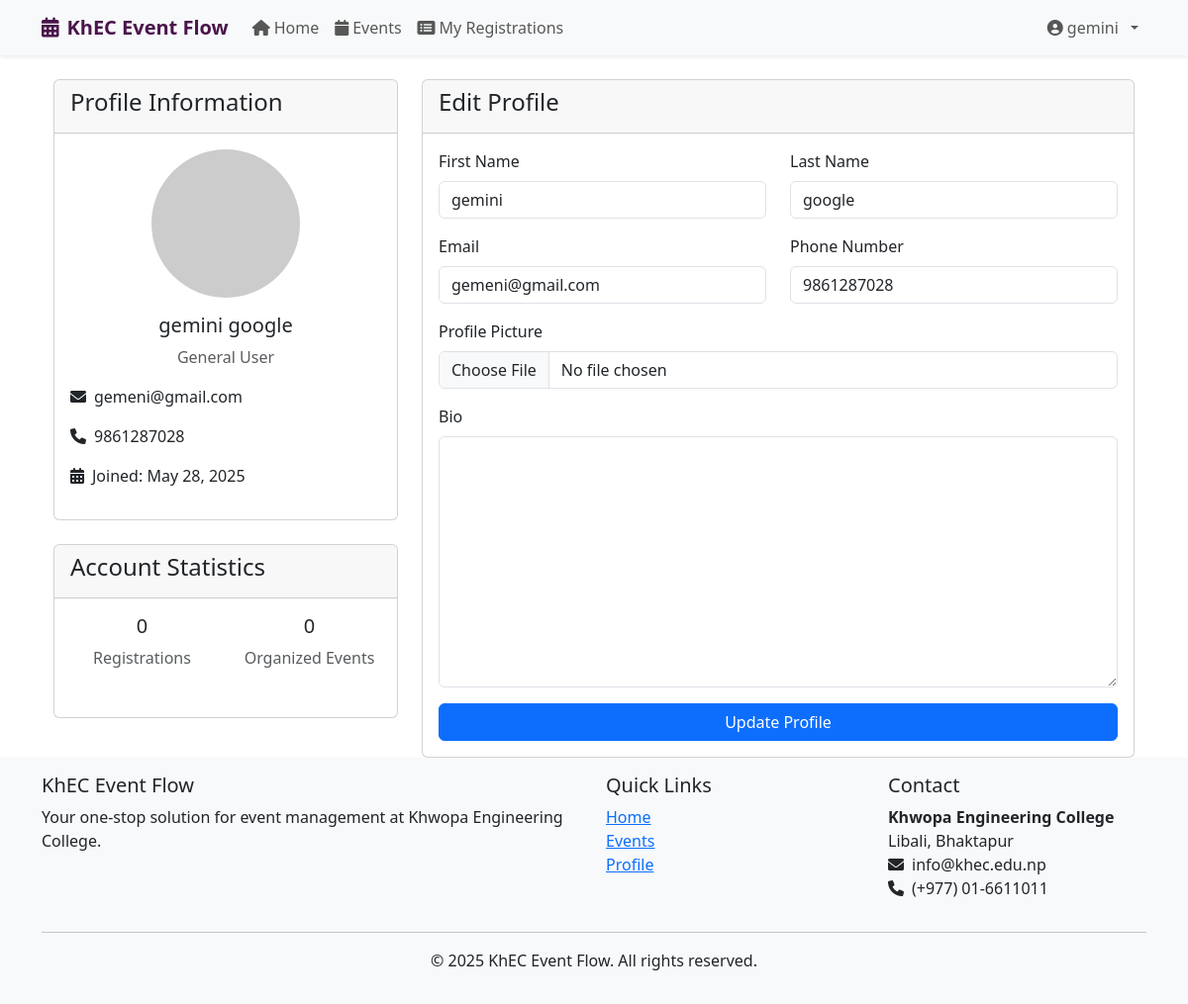
The page /users/profile/ (signed in) on the database its author committed.
### users/models.py (models this page shows, shortened)
class CustomUser(AbstractUser):
    USER_TYPE_CHOICES = (
        ('general', 'General User'),
        ('organizer', 'Organizer'),
        ('admin', 'Admin'),
    )
    user_type = models.CharField(max_length=10, choices=USER_TYPE_CHOICES, default='general')
    bio = models.TextField(blank=True, null=True)
    profile_picture = models.ImageField(upload_to='profile_pics', blank=True, null=True)
    phone_number = models.CharField(max_length=15, blank=True, null=True)
    groups = models.ManyToManyField(
        Group,
        verbose_name='groups',
        blank=True,
        help_text='The groups this user belongs to.',
        related_name="customuser_groups",  # Unique related_name
        related_query_name="customuser",
    )
    user_permissions = models.ManyToManyField(
        Permission,
        verbose_name='user permissions',
        blank=True,
        help_text='Specific permissions for this user.',
        related_name="customuser_permissions",  # Unique related_name
        related_query_name="customuser",
    )
    def is_organizer(self):
        return self.user_type == 'organizer'
    def is_admin_user(self):
        return self.user_type == 'admin' or self.is_superuser

### users/views.py (the view)
# urls.py: path('profile/', views.profile, name='profile'),
@login_required
def profile(request):
    if request.method == 'POST':
        form = UserUpdateForm(request.POST, request.FILES, instance=request.user)
        if form.is_valid():
            form.save()
            messages.success(request, 'Your profile has been updated successfully!')
            return redirect('profile')
        else:
            messages.error(request, 'Please correct the errors below.')
    else:
        form = UserUpdateForm(instance=request.user)
    user_stats = {
        'total_events_organized': request.user.organized_events.count(),
        'total_registrations': request.user.event_registrations.count(),
        'approved_events': request.user.organized_events.filter(status='approved').count(),
        'pending_events': request.user.organized_events.filter(status='pending').count(),
    }
    context = {
        'form': form,
        'user_stats': user_stats,
    }
    return render(request, 'users/profile.html', context)

### users/forms.py (shortened to what this page needs)
class UserUpdateForm(forms.ModelForm):
    email = forms.EmailField(required=True)
    class Meta:
        model = CustomUser
        fields = ['username', 'email', 'first_name', 'last_name', 'bio', 'profile_picture', 'phone_number']
    def __init__(self, *args, **kwargs):
        super().__init__(*args, **kwargs)
        for field_name, field in self.fields.items():
            field.widget.attrs['class'] = 'form-control'

### templates/users/profile.html (shortened to what this page needs)
{% extends 'base.html' %}
{% block content %}
<div class="container">
    <div class="row">
        <div class="col-md-4 mb-4">
            <div class="card">
                <div class="card-header">
                    <h4>Profile Information</h4>
                </div>
                <div class="card-body text-center">
                    {% if user.profile_picture %}
                        <img src="{{ user.profile_picture.url }}" alt="{{ user.username }}" class="rounded-circle img-fluid mb-3" style="width: 150px; height: 150px; object-fit: cover;">
                    {% else %}
                        <img src="https://via.placeholder.com/150?text={{ user.username|first|upper }}" alt="{{ user.username }}" class="rounded-circle img-fluid mb-3">
                    {% endif %}
                    <h5>{{ user.get_full_name|default:user.username }}</h5>
                    <p class="text-muted">{{ user.get_user_type_display }}</p>
                    <div class="text-start mt-3">
                        <p><i class="fas fa-envelope me-2"></i>{{ user.email }}</p>
                        <p><i class="fas fa-phone me-2"></i>{{ user.phone_number|default:"Not provided" }}</p>
                        <p><i class="fas fa-calendar-alt me-2"></i>Joined: {{ user.date_joined|date:"F j, Y" }}</p>
                    </div>
                </div>
            </div>
            <div class="card mt-4">
                <div class="card-header">
                    <h4>Account Statistics</h4>
                </div>
                <div class="card-body">
                    <div class="row text-center">
                        <div class="col-6 mb-3">
                            <h5>{{ user.event_registrations.count }}</h5>
                            <p class="text-muted">Registrations</p>
                        </div>
                        <div class="col-6 mb-3">
                            <h5>{{ user.organized_events.count }}</h5>
                            <p class="text-muted">Organized Events</p>
                        </div>
                    </div>
                </div>
            </div>
        </div>
        <div class="col-md-8">
            <div class="card">
                <div class="card-header">
                    <h4>Edit Profile</h4>
                </div>
                <div class="card-body">
                    <form method="post" enctype="multipart/form-data">
                        <div class="row">
                            <div class="col-md-6 mb-3">
                                <label for="id_first_name" class="form-label">First Name</label>
                                {{ form.first_name }}
                            </div>
                            <div class="col-md-6 mb-3">
                                <label for="id_last_name" class="form-label">Last Name</label>
                                {{ form.last_name }}
                            </div>
                        </div>
                        <div class="row">
                            <div class="col-md-6 mb-3">
                                <label for="id_email" class="form-label">Email</label>
                                {{ form.email }}
                            </div>
                            <div class="col-md-6 mb-3">
                                <label for="id_phone_number" class="form-label">Phone Number</label>
                                {{ form.phone_number }}
                            </div>
                        </div>
                        <div class="mb-3">
                            <label for="id_profile_picture" class="form-label">Profile Picture</label>
                            {{ form.profile_picture }}
                        </div>
                        <div class="mb-3">
                            <label for="id_bio" class="form-label">Bio</label>
                            {{ form.bio }}
                        </div>
                        <div class="d-grid gap-2">
                            <button type="submit" class="btn btn-primary">Update Profile</button>
                        </div>
                    </form>
                </div>
            </div>
        </div>
    </div>
</div>
{% endblock %}

### templates/base.html (shortened to what this page needs)
<!DOCTYPE html>
<html lang="en">
<head>
    <link href="https://cdn.jsdelivr.net/npm/bootstrap@5.3.0-alpha1/dist/css/bootstrap.min.css" rel="stylesheet">
    <link rel="stylesheet" href="https://cdnjs.cloudflare.com/ajax/libs/font-awesome/6.0.0/css/all.min.css">
</head>
<body>
    <nav class="navbar navbar-expand-lg navbar-light bg-light shadow-sm">
        <div class="container">
            <a class="navbar-brand" href="{% url 'home' %}">
                <i class="fas fa-calendar-alt me-2"></i>KhEC Event Flow
            </a>
            <div class="collapse navbar-collapse" id="navbarNav">
                <ul class="navbar-nav me-auto">
                    <li class="nav-item">
                        <a class="nav-link" href="{% url 'home' %}">
                            <i class="fas fa-home me-1"></i>Home
                        </a>
                    </li>
                    <li class="nav-item">
                        <a class="nav-link" href="{% url 'event-list' %}">
                            <i class="fas fa-calendar me-1"></i>Events
                        </a>
                    </li>
                    {% if user.is_authenticated %}
                        <li class="nav-item">
                            <a class="nav-link" href="{% url 'user-registrations' %}">
                                <i class="fas fa-list-alt me-1"></i>My Registrations
                            </a>
                        </li>
                    {% endif %}
                </ul>
                <ul class="navbar-nav">
                    {% if user.is_authenticated %}
                        <li class="nav-item dropdown user-dropdown">
                            <a class="nav-link dropdown-toggle" href="#" id="navbarDropdown" role="button" data-bs-toggle="dropdown" aria-expanded="false">
                                <i class="fas fa-user-circle me-1"></i>{{ user.username }}
                            </a>
                        </li>
                    {% endif %}
                </ul>
            </div>
        </div>
    </nav>
    <div class="container mt-4">
        {% block content %}{% endblock %}
    </div>
    <footer class="footer mt-auto py-3">
        <div class="container">
            <div class="row">
                <div class="col-md-6">
                    <h5>KhEC Event Flow</h5>
                    <p>Your one-stop solution for event management at Khwopa Engineering College.</p>
                </div>
                <div class="col-md-3">
                    <h5>Quick Links</h5>
                    <ul class="list-unstyled">
                        <li><a href="{% url 'home' %}">Home</a></li>
                        <li><a href="{% url 'event-list' %}">Events</a></li>
                        {% if user.is_authenticated %}
                            <li><a href="{% url 'profile' %}">Profile</a></li>
                        {% else %}
                            <li><a href="{% url 'login' %}">Login</a></li>
                            <li><a href="{% url 'register' %}">Register</a></li>
                        {% endif %}
                    </ul>
                </div>
                <div class="col-md-3">
                    <h5>Contact</h5>
                    <address>
                        <strong>Khwopa Engineering College</strong><br>
                        Libali, Bhaktapur<br>
                        <i class="fas fa-envelope me-2"></i>info@khec.edu.np<br>
                        <i class="fas fa-phone me-2"></i>(+977) 01-6611011
                    </address>
                </div>
            </div>
            <hr>
            <div class="text-center">
                <p>&copy; {% now "Y" %} KhEC Event Flow. All rights reserved.</p>
            </div>
        </div>
    </footer>
</body>
</html>

### templates/base.html (style rules this page uses)
.navbar-brand { font-weight: bold; color: #4a154b !important; }
.footer { background-color: #f8f9fa; padding: 20px 0; margin-top: 50px; }
.user-dropdown .dropdown-toggle::after { margin-left: 0.5rem; }

### rows shown on the page
CustomUser: username "gemini", get_full_name "gemini google", user_type "General User", email "gemeni@gmail.com", phone_number "9861287028", date_joined "May 28, 2025", event_registrations.count "0", organized_events.count "0", first_name "gemini", last_name "google"
